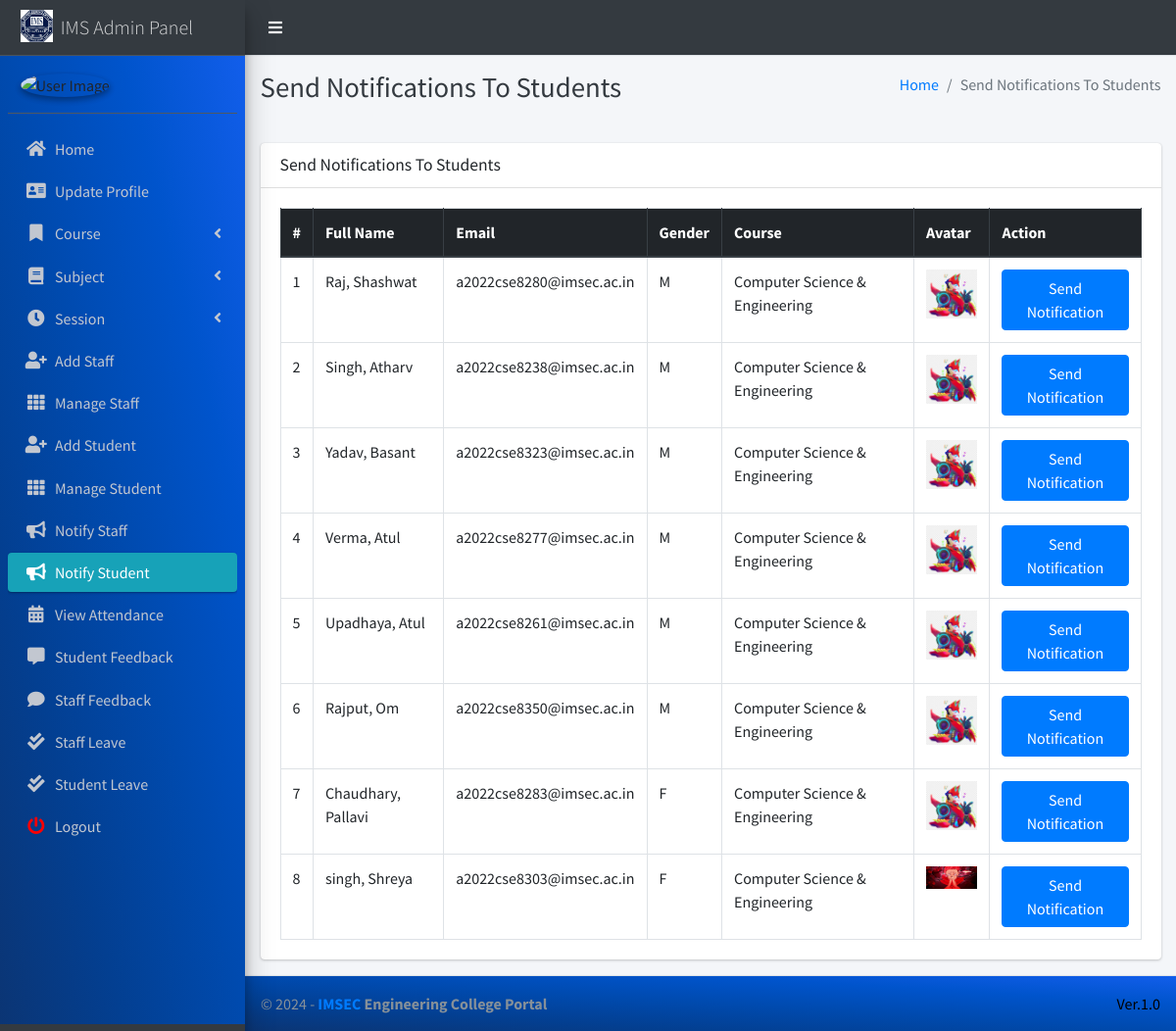
Page /admin_notify_student (signed in) on the committed database.
### main_app/models.py (models this page shows, shortened)
class CustomUser(AbstractUser):
    USER_TYPE = ((1, "HOD"), (2, "Staff"), (3, "Student"))
    GENDER = [("M", "Male"), ("F", "Female")]
    username = None  # Removed username, using email instead
    email = models.EmailField(unique=True)
    user_type = models.CharField(default=1, choices=USER_TYPE, max_length=1)
    gender = models.CharField(max_length=1, choices=GENDER)
    profile_pic = models.ImageField()
    address = models.TextField()
    fcm_token = models.TextField(default="")  # For firebase notifications
    created_at = models.DateTimeField(auto_now_add=True)
    updated_at = models.DateTimeField(auto_now=True)
    USERNAME_FIELD = "email"
    REQUIRED_FIELDS = []
    objects = CustomUserManager()
    def __str__(self):
        return  self.first_name + " " + self.last_name

class Student(models.Model):
    admin = models.OneToOneField(CustomUser, on_delete=models.CASCADE)
    course = models.ForeignKey(Course, on_delete=models.DO_NOTHING, null=True, blank=False)
    session = models.ForeignKey(Session, on_delete=models.DO_NOTHING, null=True)

class Course(models.Model):
    name = models.CharField(max_length=120)
    created_at = models.DateTimeField(auto_now_add=True)
    updated_at = models.DateTimeField(auto_now=True)

### main_app/hod_views.py (the view)
# urls.py: path("admin_notify_student", hod_views.admin_notify_student,
def admin_notify_student(request):
    student = CustomUser.objects.filter(user_type=3)
    context = {
        'page_title': "Send Notifications To Students",
        'students': student
    }
    return render(request, "hod_template/student_notification.html", context)

### main_app/templates/hod_template/student_notification.html (shortened to what this page needs)
{% extends 'main_app/base.html' %}
{% load static %}
{% block page_title %}{{page_title}}{% endblock page_title %}
{% block content %}
<section class="content">
    <div class="container-fluid">
        <div class="row">
            <div class="col-md-12">
                <div class="card">
                    <div class="card-header">
                        <h3 class="card-title">{{page_title}}</h3>
                    </div>
                    <div class="card-body">
                        <table id="example2" class="table table-bordered table-hover">
                            <thead class="thead-dark">
                                <tr>
                                    <th>#</th>
                                    <th>Full Name</th>
                                    <th>Email</th>
                                    <th>Gender</th>
                                    <th>Course</th>
                                    <th>Avatar</th>
                                    <th>Action</th>
                                </tr>
                            </thead>
                            <tbody>
                                {% for student in students %}
                                <tr>
                                    <td>{{ forloop.counter }}</td>
                                    <td>{{student.last_name}}, {{student.first_name}}</td>
                                    <td>{{student.email}}</td>
                                    <td>{{student.gender}}</td>
                                    <td>{{student.student.course.name}}</td>
                                    <td>
                                        {% if student.profile_pic == ""  %}
                                        No Image
                                        {% else %}
                                        <img class="img img-fluid mb-2" height="56" width="56"
                                            src="{{student.profile_pic}}" alt="">
                                        {% endif %}
                                    </td>
                                    <td><button data-toggle = "modal" data-target = "#myModal"class="btn btn-primary show_notification" value="{{student.id}}">Send Notification</button>
                                    </td>
                                </tr>
                                {% endfor %}
                            </tbody>
                        </table>
                    </div>
                </div>
            </div>
        </div>
    </div>
</section>
{% endblock content %}

### main_app/templates/main_app/base.html (shortened to what this page needs)
{% load static %}
<!DOCTYPE html>
<html>
<head>
    <link rel="stylesheet" href="{% static 'plugins/fontawesome-free/css/all.min.css'%} ">
    <link rel="stylesheet" href="https://code.ionicframework.com/ionicons/2.0.1/css/ionicons.min.css">
    <link rel="stylesheet"
        href="{% static 'plugins/tempusdominus-bootstrap-4/css/tempusdominus-bootstrap-4.min.css'%} ">
    <link rel="stylesheet" href="{% static 'plugins/icheck-bootstrap/icheck-bootstrap.min.css'%} ">
    <link rel="stylesheet" href="{% static 'dist/css/adminlte.min.css'%} ">
    <link rel="stylesheet" href="{% static 'plugins/overlayScrollbars/css/OverlayScrollbars.min.css'%} ">
    <link rel="stylesheet" href="{% static 'plugins/daterangepicker/daterangepicker.css'%} ">
</head>
<body class="hold-transition sidebar-mini layout-fixed" >
    <div class="wrapper" >
        <nav class="main-header navbar navbar-expand navbar-light " style="background-color: #343a40;">
            <ul class="navbar-nav">
                <li class="nav-item">
                    <a class="nav-link" data-widget="pushmenu" href="#"><i  style="color: white;" class="fas fa-bars"></i></a>
                </li>
            </ul>
        </nav>
        {% include "main_app/sidebar_template.html" with user=user %}
        <div class="content-wrapper">
            <div class="content-header">
                <div class="container-fluid">
                    <div class="row mb-2">
                        <div class="col-sm-6">
                            <h1 class="m-0 text-dark">{% block page_title %}{% endblock page_title %}</h1>
                        </div>
                        <div class="col-sm-6">
                            <ol class="breadcrumb float-sm-right">
                                <li class="breadcrumb-item"><a href="#">Home</a></li>
                                <li class="breadcrumb-item active">{{ page_title }}</li>
                            </ol>
                        </div>
                    </div>
                </div>
            </div>
<section class="content">
    <div class="container-fluid">
        <div class="row">
            <div class="col-md-12">
            </div></div></div></section>
            {% block content %}
            {% endblock content %}
        </div>
        {% include "main_app/footer.html" %}
    </div>
</body>
</html>

### main_app/templates/main_app/sidebar_template.html (shortened to what this page needs)
{% load static %}
<aside class="main-sidebar sidebar-dark-info elevation-4">
    {% if request.user.user_type == '1' %}
    <a href="{% url 'admin_home' %}" class="brand-link">
        <img src="{% static 'dist/img/virusx.png' %} " alt="SIGCE LOGO"
            class="brand-image " >
        <span class="brand-text font-weight-light" >IMS Admin Panel</span>
    </a>
    <div class="sidebar" style="background-image: linear-gradient(to right top, #0b3574, #033f91, #004aae, #0054cc, #125eeb);">
        <div class="user-panel mt-3 pb-3 mb-3 d-flex">
            <div class="image">
                <img src="{{ request.user.profile_pic}}" class="img-circle elevation-2" alt="User Image">
            </div>
            <div class="info">
            </div>
        </div>
        <nav class="mt-2">
            <ul class="nav nav-pills nav-sidebar flex-column" data-widget="treeview" role="menu" data-accordion="false">
                <li class="nav-item">
                    {% url 'admin_home' as admin_home %}
                    <a href="{{admin_home}}" class="nav-link {% if admin_home == request.path %} active {% endif %}">
                        <i class="nav-icon fas fa-home"></i>
                        <p>
                            Home
                        </p>
                    </a>
                </li>
                <li class="nav-item">
                    {% url 'admin_view_profile' as admin_view_profile %}
                    <a href="{{admin_view_profile}}"
                        class="nav-link {% if admin_view_profile == request.path %} active {% endif %}">
                        <i class="nav-icon fas fa-address-card"></i>
                        <p>
                            Update Profile
                        </p>
                    </a>
                </li>
                <li class="nav-item has-treeview">
                    <a href="#" class="nav-link" >
                        <i class="nav-icon fas fa-bookmark"></i>
                        <p>
                            Course
                            <i class="fas fa-angle-left right"></i>
                        </p>
                    </a>
                </li>
                <li class="nav-item has-treeview">
                    <a href="#" class="nav-link">
                        <i class="nav-icon fas fa-book"></i>
                        <p>
                            Subject
                            <i class="fas fa-angle-left right"></i>
                        </p>
                    </a>
                </li>
                <li class="nav-item has-treeview">
                    <a href="#" class="nav-link">
                        <i  class="nav-icon fas fa-clock"></i>
                        <p>
                            Session
                            <i class="fas fa-angle-left right"></i>
                        </p>
                    </a>
                </li>
                <li class="nav-item">
                    {% url 'add_staff' as add_staff %}
                    <a href="{{add_staff}}" class="nav-link {% if add_staff == request.path %} active {% endif %}">
                        <i class="nav-icon fas fa-user-plus"></i>
                        <p>
                            Add Staff
                        </p>
                    </a>
                </li>
                <li class="nav-item">
                    {% url 'manage_staff' as manage_staff %}
                    {% url 'edit_staff' staff_id as edit_staff %}
                    <a href="{{manage_staff}}"
                        class="nav-link {% if manage_staff == request.path or request.path == edit_staff %} active {% endif %}">
                        <i class="nav-icon fas fa-th"></i>
                        <p>
                            Manage Staff
                        </p>
                    </a>
                </li>
                <li class="nav-item">
                    {% url 'add_student' as add_student%}
                    <a href="{{add_student}}" class="nav-link  {% if add_student == request.path %} active {% endif %}">
                        <i class="nav-icon fas fa-user-plus"></i>
                        <p>
                            Add Student
                        </p>
                    </a>
                </li>
                <li class="nav-item">
                    {% url 'manage_student' as manage_student %}
                    {% url 'edit_student' student_id as edit_student %}
                    <a href="{{manage_student}}"
                        class="nav-link  {% if edit_student == request.path or manage_student == request.path %} active {% endif %}">
                        <i class="nav-icon fas fa-th"></i>
                        <p>
                            Manage Student
                        </p>
                    </a>
                </li>
                <li class="nav-item">
                    {% url 'admin_notify_staff' as admin_notify_staff %}
                    <a href="{{admin_notify_staff}}"
                        class="nav-link {% if admin_notify_staff == request.path %} active {% endif %}">
                        <i class="nav-icon fas fa-bullhorn"></i>
                        <p>
                            Notify Staff
                        </p>
                    </a>
                </li>
                <li class="nav-item">
                    {% url 'admin_notify_student' as admin_notify_student %}
                    <a href="{{admin_notify_student}}"
                        class="nav-link {% if admin_notify_student == request.path %} active {% endif %}">
                        <i class="nav-icon fas fa-bullhorn"></i>
                        <p>
                            Notify Student
                        </p>
                    </a>
                </li>
                <li class="nav-item">
                    {% url 'admin_view_attendance' as admin_view_attendance %}
                <li class="nav-item">
                    <a href="{{admin_view_attendance}}"
                        class="nav-link  {% if admin_view_attendance == request.path %} active {% endif %}">
                        <i class="nav-icon fas fa-calendar-alt"></i>
                        <p>
                            View Attendance
                        </p>
                    </a>
                </li>
                <li class="nav-item">
                    {% url 'student_feedback_message' as student_feedback_message %}
                    <a href="{{ student_feedback_message }}"
                        class="nav-link  {% if student_feedback_message == request.path %} active {% endif %}">
                        <i class="nav-icon fas fa-comment-alt"></i>
                        <p>
                            Student Feedback
                        </p>
                    </a>
                </li>
                <li class="nav-item">
                    {% url 'staff_feedback_message' as staff_feedback_message %}
                    <a href="{{staff_feedback_message}}"
                        class="nav-link   {% if staff_feedback_message == request.path %} active {% endif %}">
                        <i  class="nav-icon fas fa-comment"></i>
                        <p>
                            Staff Feedback
                        </p>
                    </a>
                </li>
                <li class="nav-item">
                    {% url 'view_staff_leave' as view_staff_leave %}
                    <a href="{{view_staff_leave}}"
                        class="nav-link  {% if view_staff_leave == request.path %} active {% endif %}">
                        <i  class="nav-icon fas fa-check-double"></i>
                        <p>
                            Staff Leave
                        </p>
                    </a>
                </li>
                <li class="nav-item">
                    {% url 'view_student_leave' as view_student_leave %}
                    <a href="{% url 'view_student_leave' %}"
                        class="nav-link  {% if view_student_leave == request.path %} active {% endif %}">
                        <i  class="nav-icon fas fa-check-double"></i>
                        <p>
                            Student Leave
                        </p>
                    </a>
                </li>
                                        {% endif %}
                                        <li class="nav-item">
                                            <a href="{% url 'user_logout' %}"
                                                onclick="return confirm('Your session would be terminated.\n\nProceed?')"
                                                class="nav-link">
                                                <i  style="color: #ff0000"  class="nav-icon fas fa-power-off"></i>
                                                <p>
                                                    Logout
                                                </p>
                                            </a>
                                        </li>
                                    </ul>
                                </nav>
                            </div>
</aside>

### main_app/templates/main_app/footer.html
<footer class="main-footer" style="background-image: linear-gradient(to right top, #0b3574, #033f91, #004aae, #0054cc, #125eeb);">
    &copy; {% now "Y" %} - <strong><span><a href="http://www.imsec.ac.in/">IMSEC </a></span>Engineering College Portal</strong>
    <div class="float-right d-none d-sm-inline-block" style="color: black;">
       Ver.1.0
    </div>
</footer>

### rows in the picture
CustomUser: last_name "Raj", first_name "Shashwat", email "a2022cse8280@imsec.ac.in", gender "M", student.course.name "Computer Science & Engineering", profile_pic (picture)
CustomUser: last_name "Singh", first_name "Atharv", email "a2022cse8238@imsec.ac.in", gender "M", student.course.name "Computer Science & Engineering", profile_pic (picture)
CustomUser: last_name "Yadav", first_name "Basant", email "a2022cse8323@imsec.ac.in", gender "M", student.course.name "Computer Science & Engineering", profile_pic (picture)
CustomUser: last_name "Verma", first_name "Atul", email "a2022cse8277@imsec.ac.in", gender "M", student.course.name "Computer Science & Engineering", profile_pic (picture)
CustomUser: last_name "Upadhaya", first_name "Atul", email "a2022cse8261@imsec.ac.in", gender "M", student.course.name "Computer Science & Engineering", profile_pic (picture)
CustomUser: last_name "Rajput", first_name "Om", email "a2022cse8350@imsec.ac.in", gender "M", student.course.name "Computer Science & Engineering", profile_pic (picture)
CustomUser: last_name "Chaudhary", first_name "Pallavi", email "a2022cse8283@imsec.ac.in", gender "F", student.course.name "Computer Science & Engineering", profile_pic (picture)
CustomUser: last_name "singh", first_name "Shreya", email "a2022cse8303@imsec.ac.in", gender "F", student.course.name "Computer Science & Engineering", shows a picture

### other values in the picture
{{ page_title }} "Send Notifications To Students"
